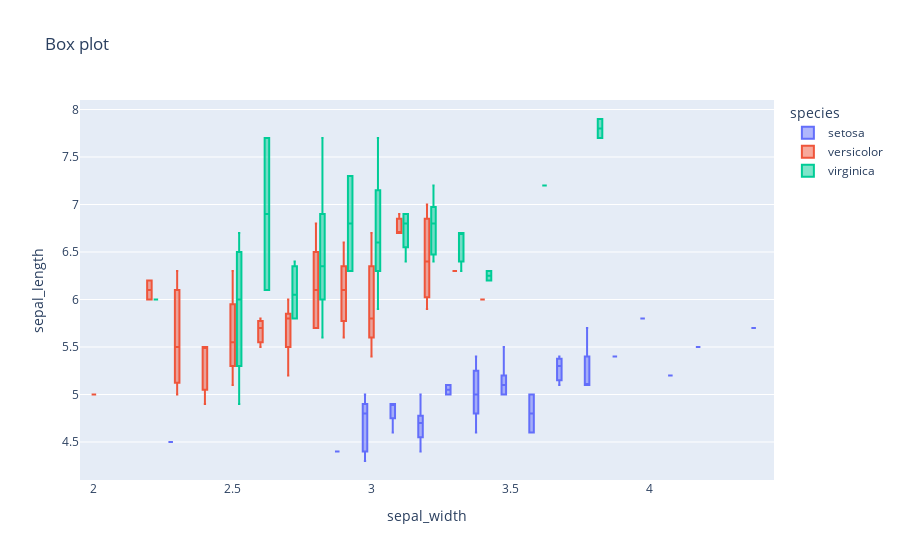

Write notebook code for a chart like this one.
### Code cell
import plotly.express as px

df = px.data.iris()

fig = px.box(df, x="sepal_width", y="sepal_length", color="species", title="Box plot")

fig.show()

### Figure 1 — Plotly figure (JSON) as saved in the notebook; plotly's stock layout.template omitted (floating-point values rounded to 4 significant figures)
{"data": [{"alignmentgroup": "True", "hovertemplate": "species=setosa<br>sepal_width=%{x}<br>sepal_length=%{y}<extra></extra>", "legendgroup": "setosa", "marker": {"color": "#636efa"}, "name": "setosa", "notched": false, "offsetgroup": "setosa", "orientation": "v", "showlegend": true, "type": "box", "x": [3.5, 3, 3.2, 3.1, 3.6, 3.9, 3.4, 3.4, 2.9, 3.1, 3.7, 3.4, 3, 3, 4, 4.4, 3.9, 3.5, 3.8, 3.8, 3.4, 3.7, 3.6, 3.3, 3.4, 3, 3.4, 3.5, 3.4, 3.2, 3.1, 3.4, 4.1, 4.2, 3.1, 3.2, 3.5, 3.1, 3, 3.4, 3.5, 2.3, 3.2, 3.5, 3.8, 3, 3.8, 3.2, 3.7, 3.3], "x0": " ", "xaxis": "x", "y": [5.1, 4.9, 4.7, 4.6, 5, 5.4, 4.6, 5, 4.4, 4.9, 5.4, 4.8, 4.8, 4.3, 5.8, 5.7, 5.4, 5.1, 5.7, 5.1, 5.4, 5.1, 4.6, 5.1, 4.8, 5, 5, 5.2, 5.2, 4.7, 4.8, 5.4, 5.2, 5.5, 4.9, 5, 5.5, 4.9, 4.4, 5.1, 5, 4.5, 4.4, 5, 5.1, 4.8, 5.1, 4.6, 5.3, 5], "y0": " ", "yaxis": "y"}, {"alignmentgroup": "True", "hovertemplate": "species=versicolor<br>sepal_width=%{x}<br>sepal_length=%{y}<extra></extra>", "legendgroup": "versicolor", "marker": {"color": "#EF553B"}, "name": "versicolor", "notched": false, "offsetgroup": "versicolor", "orientation": "v", "showlegend": true, "type": "box", "x": [3.2, 3.2, 3.1, 2.3, 2.8, 2.8, 3.3, 2.4, 2.9, 2.7, 2, 3, 2.2, 2.9, 2.9, 3.1, 3, 2.7, 2.2, 2.5, 3.2, 2.8, 2.5, 2.8, 2.9, 3, 2.8, 3, 2.9, 2.6, 2.4, 2.4, 2.7, 2.7, 3, 3.4, 3.1, 2.3, 3, 2.5, 2.6, 3, 2.6, 2.3, 2.7, 3, 2.9, 2.9, 2.5, 2.8], "x0": " ", "xaxis": "x", "y": [7, 6.4, 6.9, 5.5, 6.5, 5.7, 6.3, 4.9, 6.6, 5.2, 5, 5.9, 6, 6.1, 5.6, 6.7, 5.6, 5.8, 6.2, 5.6, 5.9, 6.1, 6.3, 6.1, 6.4, 6.6, 6.8, 6.7, 6, 5.7, 5.5, 5.5, 5.8, 6, 5.4, 6, 6.7, 6.3, 5.6, 5.5, 5.5, 6.1, 5.8, 5, 5.6, 5.7, 5.7, 6.2, 5.1, 5.7], "y0": " ", "yaxis": "y"}, {"alignmentgroup": "True", "hovertemplate": "species=virginica<br>sepal_width=%{x}<br>sepal_length=%{y}<extra></extra>", "legendgroup": "virginica", "marker": {"color": "#00cc96"}, "name": "virginica", "notched": false, "offsetgroup": "virginica", "orientation": "v", "showlegend": true, "type": "box", "x": [3.3, 2.7, 3, 2.9, 3, 3, 2.5, 2.9, 2.5, 3.6, 3.2, 2.7, 3, 2.5, 2.8, 3.2, 3, 3.8, 2.6, 2.2, 3.2, 2.8, 2.8, 2.7, 3.3, 3.2, 2.8, 3, 2.8, 3, 2.8, 3.8, 2.8, 2.8, 2.6, 3, 3.4, 3.1, 3, 3.1, 3.1, 3.1, 2.7, 3.2, 3.3, 3, 2.5, 3, 3.4, 3], "x0": " ", "xaxis": "x", "y": [6.3, 5.8, 7.1, 6.3, 6.5, 7.6, 4.9, 7.3, 6.7, 7.2, 6.5, 6.4, 6.8, 5.7, 5.8, 6.4, 6.5, 7.7, 7.7, 6, 6.9, 5.6, 7.7, 6.3, 6.7, 7.2, 6.2, 6.1, 6.4, 7.2, 7.4, 7.9, 6.4, 6.3, 6.1, 7.7, 6.3, 6.4, 6, 6.9, 6.7, 6.9, 5.8, 6.8, 6.7, 6.7, 6.3, 6.5, 6.2, 5.9], "y0": " ", "yaxis": "y"}], "layout": {"autosize": true, "boxmode": "group", "legend": {"title": {"text": "species"}, "tracegroupgap": 0}, "title": {"text": "Box plot"}, "xaxis": {"anchor": "y", "autorange": true, "domain": [0, 1], "range": [1.95, 4.45], "title": {"text": "sepal_width"}, "type": "linear"}, "yaxis": {"anchor": "x", "autorange": true, "domain": [0, 1], "range": [4.1, 8.1], "title": {"text": "sepal_length"}, "type": "linear"}}}
